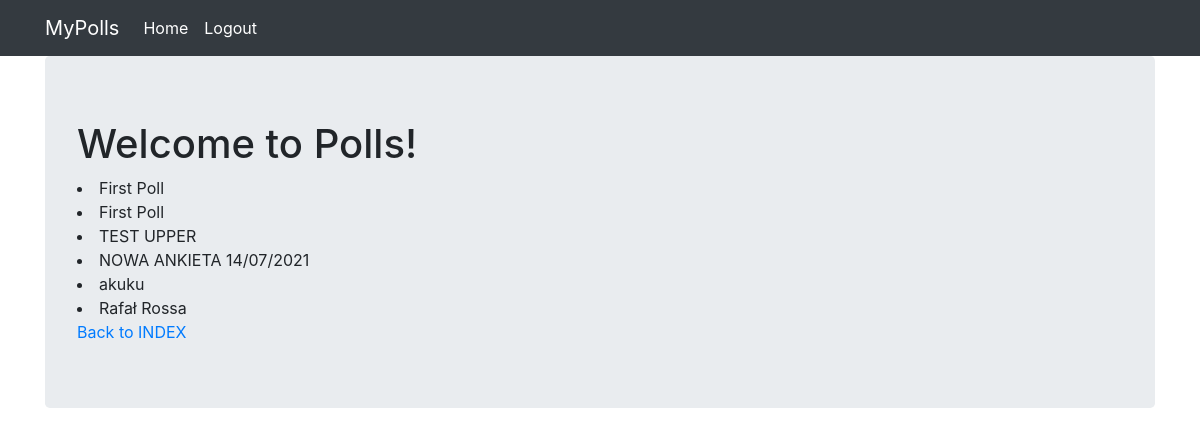
Page /polls/polls on the committed database.
### polls/models.py (models this page shows)
class Poll(models.Model):
	name = models.CharField(max_length=128)
	def __str__(self):
		return self.name

### polls/views.py (the view)
# urls.py: path('polls/', include('polls.urls')),
def polls(request):
	return render(
		request,
		template_name='polls.html',
		context={'object_list': Poll.objects.all()}
		)

### polls/templates/polls.html
{% extends 'base.html' %}
{% block content %}
	<h1> Welcome to Polls!</h1>
	{% for poll in object_list %}
		<li>{{poll}}</li>
	{% endfor %}
	<a href="{% url 'polls:index' %}"> Back to INDEX </a>
	{% endblock %}

### rows in the picture
Poll: name "First Poll"
Poll: name "First Poll"
Poll: name "TEST UPPER"
Poll: name "NOWA ANKIETA 14/07/2021"
Poll: name "akuku"
Poll: name "Rafał Rossa"
